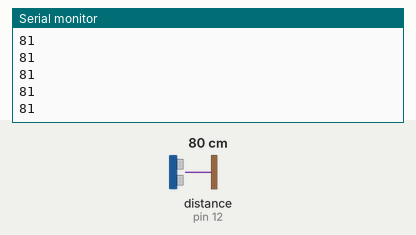
A sketch run on a simulated Arduino Uno, built with avr-gcc and run on an emulated ATmega328P. Parts: the last lines printed to the serial monitor. Inputs (shaded band) come from the test bench; at power-on: distance to the obstacle (sensor on pin 12) 80 cm. The echo pulse lasts 58.3 µs per cm.

Above: at 1.2 s.
1.3 s: distance to the obstacle (sensor on pin 12) set to 2 cm
At 1.34 s:
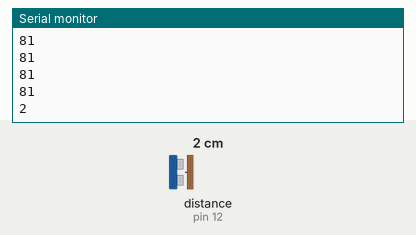
2.8 s: distance to the obstacle (sensor on pin 12) set to 4 cm
At 2.82 s:
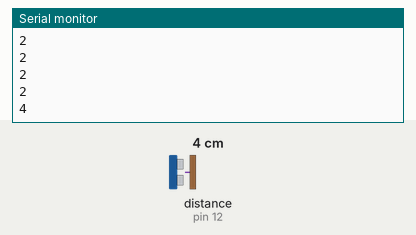
Timing chart, 0 to 5.8 s (numbered marks = the images above; inputs shaded):
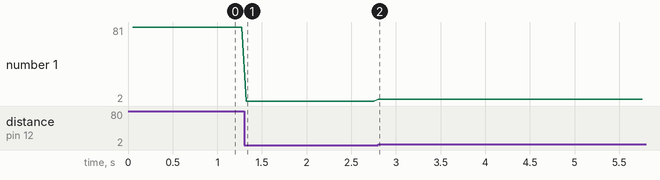

Measured:
- after the input at 1.3 s, the serial monitor: prints a new line at once (image 1)
- after the input at 2.8 s, the serial monitor: prints a new line at once (image 2)
- plotted number 1: 81 → 2 after the input at 1.3 s, 2 → 4 after the input at 2.8 s

The sketch:

sonarToSerial.ino
```cpp
#include <NewPing.h>

const int sonarTrigPin = 13;
const int sonarEchoPin = 12;
const int maxDistanceIn_cm = 200;

NewPing sonar(sonarTrigPin, sonarEchoPin, maxDistanceIn_cm);

void setup()
{
  Serial.begin(9600);
}

void loop()
{
  delay(50);
  int sonarDistance = sonar.ping_cm();
  Serial.println(sonarDistance);
}
```
